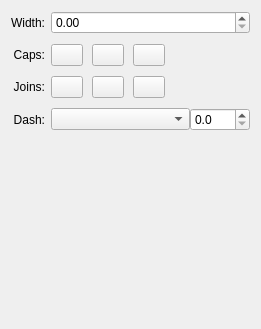
      <widget class="QWidget" name="scrollAreaWidgetContents">
       <property name="geometry">
        <rect>
         <x>0</x>
         <y>0</y>
         <width>261</width>
         <height>329</height>
        </rect>
       </property>
       <property name="minimumSize">
        <size>
         <width>200</width>
         <height>181</height>
        </size>
       </property>
       <layout class="QVBoxLayout" name="verticalLayout_2">
        <item>
         <layout class="QFormLayout" name="formLayout">
          <property name="fieldGrowthPolicy">
           <enum>QFormLayout::AllNonFixedFieldsGrow</enum>
          </property>
          <property name="labelAlignment">
           <set>Qt::AlignRight|Qt::AlignTrailing|Qt::AlignVCenter</set>
          </property>
          <property name="verticalSpacing">
           <number>10</number>
          </property>
          <item row="0" column="0">
           <widget class="QLabel" name="label_3">
            <property name="text">
             <string>Width:</string>
            </property>
            <property name="alignment">
             <set>Qt::AlignRight|Qt::AlignTrailing|Qt::AlignVCenter</set>
            </property>
           </widget>
          </item>
          <item row="0" column="1">
           <widget class="QDoubleSpinBox" name="widthSpinner">
            <property name="minimumSize">
             <size>
              <width>0</width>
              <height>0</height>
             </size>
            </property>
            <property name="maximumSize">
             <size>
              <width>16777215</width>
              <height>16777215</height>
             </size>
            </property>
            <property name="accelerated">
             <bool>true</bool>
            </property>
           </widget>
          </item>
          <item row="1" column="0">
           <widget class="QLabel" name="label">
            <property name="text">
             <string>Caps:</string>
            </property>
            <property name="alignment">
             <set>Qt::AlignRight|Qt::AlignTrailing|Qt::AlignVCenter</set>
            </property>
           </widget>
          </item>
          <item row="1" column="1">
           <layout class="QHBoxLayout" name="horizontalLayout">
            <property name="spacing">
             <number>9</number>
            </property>
            <item>
             <widget class="QPushButton" name="squareCapButton">
              <property name="maximumSize">
               <size>
                <width>32</width>
                <height>32</height>
               </size>
              </property>
              <property name="text">
               <string/>
              </property>
              <property name="icon">
               <iconset resource="rsrc.qrc">
                <normaloff>:/icons/resources/icons/app-icons/capsquare.png</normaloff>:/icons/resources/icons/app-icons/capsquare.png</iconset>
              </property>
              <property name="iconSize">
               <size>
                <width>18</width>
                <height>18</height>
               </size>
              </property>
              <property name="checkable">
               <bool>true</bool>
              </property>
              <attribute name="buttonGroup">
               <string>endCapsButtonGroup</string>
              </attribute>
             </widget>
            </item>
            <item>
             <widget class="QPushButton" name="roundCapButton">
              <property name="maximumSize">
               <size>
                <width>32</width>
                <height>32</height>
               </size>
              </property>
              <property name="text">
               <string/>
              </property>
              <property name="icon">
               <iconset resource="rsrc.qrc">
                <normaloff>:/icons/resources/icons/app-icons/capround.png</normaloff>:/icons/resources/icons/app-icons/capround.png</iconset>
              </property>
              <property name="iconSize">
               <size>
                <width>18</width>
                <height>18</height>
               </size>
              </property>
              <property name="checkable">
               <bool>true</bool>
              </property>
              <property name="default">
               <bool>false</bool>
              </property>
              <property name="flat">
               <bool>false</bool>
              </property>
              <attribute name="buttonGroup">
               <string>endCapsButtonGroup</string>
              </attribute>
             </widget>
            </item>
            <item>
             <widget class="QPushButton" name="flatCapButton">
              <property name="maximumSize">
               <size>
                <width>32</width>
                <height>32</height>
               </size>
              </property>
              <property name="text">
               <string/>
              </property>
              <property name="icon">
               <iconset resource="rsrc.qrc">
                <normaloff>:/icons/resources/icons/app-icons/capbutt.png</normaloff>:/icons/resources/icons/app-icons/capbutt.png</iconset>
              </property>
              <property name="iconSize">
               <size>
                <width>18</width>
                <height>18</height>
               </size>
              </property>
              <property name="checkable">
               <bool>true</bool>
              </property>
              <attribute name="buttonGroup">
               <string>endCapsButtonGroup</string>
              </attribute>
             </widget>
            </item>
           </layout>
          </item>
          <item row="2" column="0">
           <widget class="QLabel" name="label_2">
            <property name="text">
             <string>Joins:</string>
            </property>
            <property name="alignment">
             <set>Qt::AlignRight|Qt::AlignTrailing|Qt::AlignVCenter</set>
            </property>
           </widget>
          </item>
          <item row="2" column="1">
           <layout class="QHBoxLayout" name="horizontalLayout_2">
            <property name="spacing">
             <number>9</number>
            </property>
            <item>
             <widget class="QPushButton" name="roundJoinButton">
              <property name="maximumSize">
               <size>
                <width>32</width>
                <height>32</height>
               </size>
              </property>
              <property name="text">
               <string/>
              </property>
              <property name="icon">
               <iconset resource="rsrc.qrc">
                <normaloff>:/icons/resources/icons/app-icons/joinround.png</normaloff>:/icons/resources/icons/app-icons/joinround.png</iconset>
              </property>
              <property name="iconSize">
               <size>
                <width>18</width>
                <height>18</height>
               </size>
              </property>
              <property name="checkable">
               <bool>true</bool>
              </property>
              <attribute name="buttonGroup">
               <string>lineJoinsButtonGroup</string>
              </attribute>
             </widget>
            </item>
            <item>
             <widget class="QPushButton" name="miterJoinButton">
              <property name="maximumSize">
               <size>
                <width>32</width>
                <height>32</height>
               </size>
              </property>
              <property name="text">
               <string/>
              </property>
              <property name="icon">
               <iconset resource="rsrc.qrc">
                <normaloff>:/icons/resources/icons/app-icons/joinmiter.png</normaloff>:/icons/resources/icons/app-icons/joinmiter.png</iconset>
              </property>
              <property name="iconSize">
               <size>
                <width>18</width>
                <height>18</height>
               </size>
              </property>
              <property name="checkable">
               <bool>true</bool>
              </property>
              <attribute name="buttonGroup">
               <string>lineJoinsButtonGroup</string>
              </attribute>
             </widget>
            </item>
            <item>
             <widget class="QPushButton" name="bevelJoinButton">
              <property name="maximumSize">
               <size>
                <width>32</width>
                <height>32</height>
               </size>
              </property>
              <property name="text">
               <string/>
              </property>
              <property name="icon">
               <iconset resource="rsrc.qrc">
                <normaloff>:/icons/resources/icons/app-icons/joinbevel.png</normaloff>:/icons/resources/icons/app-icons/joinbevel.png</iconset>
              </property>
              <property name="iconSize">
               <size>
                <width>18</width>
                <height>18</height>
               </size>
              </property>
              <property name="checkable">
               <bool>true</bool>
              </property>
              <attribute name="buttonGroup">
               <string>lineJoinsButtonGroup</string>
              </attribute>
             </widget>
            </item>
           </layout>
          </item>
          <item row="3" column="0">
           <widget class="QLabel" name="label_4">
            <property name="text">
             <string>Dash:</string>
            </property>
            <property name="alignment">
             <set>Qt::AlignRight|Qt::AlignTrailing|Qt::AlignVCenter</set>
            </property>
           </widget>
          </item>
          <item row="3" column="1">
           <layout class="QHBoxLayout" name="horizontalLayout_3">
            <property name="sizeConstraint">
             <enum>QLayout::SetFixedSize</enum>
            </property>
            <item>
             <widget class="QComboBox" name="dashCombo">
              <property name="minimumSize">
               <size>
                <width>100</width>
                <height>0</height>
               </size>
              </property>
             </widget>
            </item>
            <item>
             <widget class="QDoubleSpinBox" name="dashPhaseSpinner">
              <property name="maximumSize">
               <size>
                <width>60</width>
                <height>16777215</height>
               </size>
              </property>
              <property name="accelerated">
               <bool>true</bool>
              </property>
              <property name="decimals">
               <number>1</number>
              </property>
             </widget>
            </item>
           </layout>
          </item>
         </layout>
        </item>
       </layout>
      </widget>
